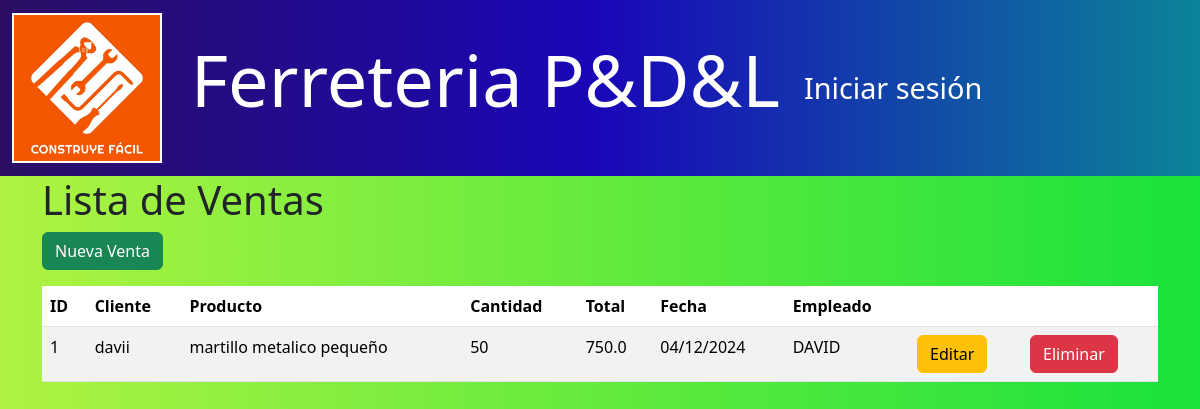
The page /ventas/ on the database as committed earlier.
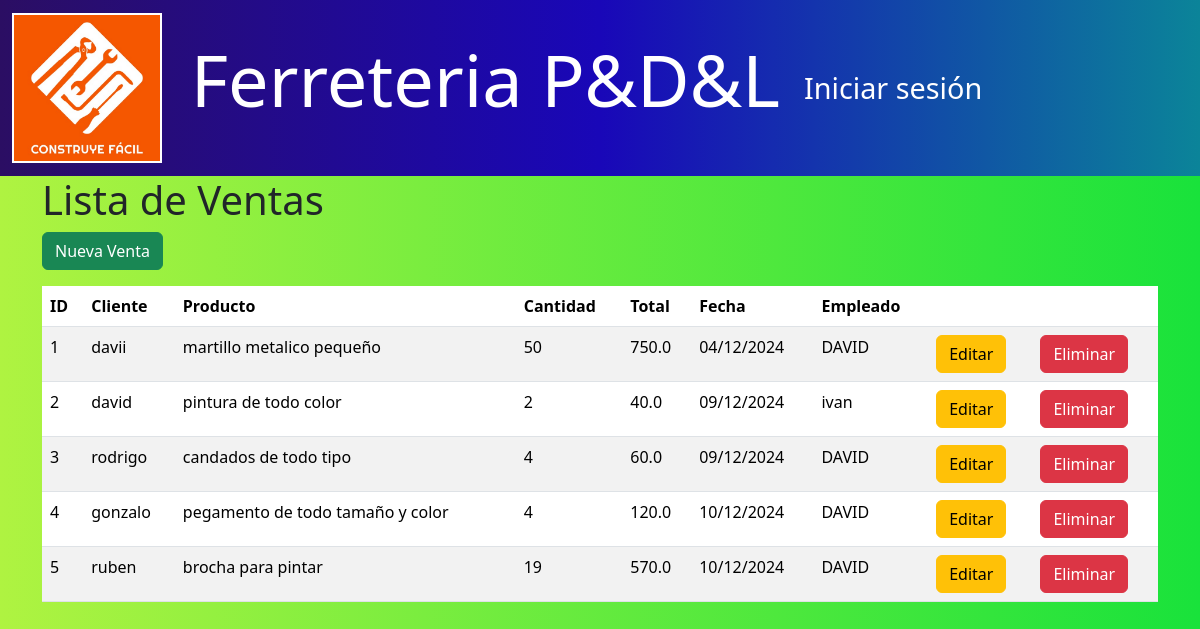
The same page on the database as committed later.
### models/venta_model.py (models this page shows, shortened)
class Venta(db.Model):
    __tablename__ = "ventas"
    id = db.Column(db.Integer, primary_key=True)
    cliente_id = db.Column(db.Integer, db.ForeignKey('clientes.id'), nullable=False)
    producto_id = db.Column(db.Integer, db.ForeignKey('productos.id'), nullable=False)
    cantidad = db.Column(db.Integer, nullable=False)
    total = db.Column(db.Float, nullable=False)  # Nuevo campo
    fecha = db.Column(db.DateTime, nullable=False)
    empleado_id = db.Column(db.Integer, db.ForeignKey('usuarios.id'), nullable=False)  # Nuevo campo
    cliente = db.relationship('Cliente', back_populates='ventas')
    producto = db.relationship('Producto', back_populates='ventas')
    empleado = db.relationship('Usuario', back_populates='ventas')  # Relación con usuarios
    facturas = db.relationship('Factura', back_populates='venta')  # Relación uno a uno con facturas
    @staticmethod
    def get_all():
        return Venta.query.all()

### models/cliente_model.py (models this page shows, shortened)
class Cliente(db.Model):
    __tablename__ = "clientes"
    id = db.Column(db.Integer,primary_key=True)
    nombre = db.Column(db.String(80),nullable=False)
    email = db.Column(db.String(100),nullable=False)
    telefono = db.Column(db.String(20),nullable=False)
    facturas = db.relationship('Factura', back_populates='cliente')
    ventas = db.relationship('Venta',back_populates='cliente')

### models/producto_model.py (models this page shows, shortened)
class Producto(db.Model):
    __tablename__ = "productos"
    id = db.Column(db.Integer, primary_key=True)
    nombre = db.Column(db.String(100), nullable=False)
    descripcion = db.Column(db.String(120), nullable=False)
    precio = db.Column(db.Float(11, 2), nullable=False)
    stock = db.Column(db.Integer, nullable=False)
    ventas = db.relationship('Venta', back_populates='producto')
    compras = db.relationship('Compra', back_populates='producto')
    facturas = db.relationship('Factura', back_populates='producto')

### models/usuario_model.py (models this page shows, shortened)
class Usuario(db.Model):
    __tablename__ = "usuarios"
    id = db.Column(db.Integer,primary_key=True)
    nombre = db.Column(db.String(80),nullable=False)
    username = db.Column(db.String(50),nullable=False)
    password = db.Column(db.String,nullable=False)
    rol = db.Column(db.String(20),nullable=False)
    ventas = relationship("Venta", back_populates="empleado")

### controllers/venta_controller.py (the view)
@venta_bp.route("/")
def index():
    ventas = Venta.get_all()
    return venta_view.list(ventas)

### run.py (called while the page is built)
@app.context_processor
def inject_active_path():
    def is_active(path):
        return 'active' if request.path == path else ''
    return(dict(is_active =  is_active))

### views/venta_view.py (called while the page is built)
def list(ventas):
    return render_template('ventas/index.html' , ventas=ventas)

### templates/ventas/index.html (shortened to what this page needs)
{% extends 'base.html' %}
{% block content %}
<h1>Lista de Ventas</h1>
<a href="{{ url_for('venta.create') }}" class="btn btn-success mb-3">Nueva Venta</a>
<table class="table table-striped">
    <thead>
        <tr>
            <th>ID</th>
            <th>Cliente</th>
            <th>Producto</th>
            <th>Cantidad</th>
            <th>Total</th>
            <th>Fecha</th>
            <th>Empleado</th>
            <th></th>
            <th></th>
        </tr>
    </thead>
    <tbody>
        {% for item in ventas %}
        <tr>
            <td>{{ item.id }}</td>
            <td>{{ item.cliente.nombre }}</td>
            <td>{{ item.producto.descripcion }}</td>
            <td>{{ item.cantidad }}</td>
            <td>{{ item.total }}</td>
            <td>{{ item.fecha.strftime('%d/%m/%Y') }}</td>
            <td>{{ item.empleado.username }}</td>
            <td>
                <a href="{{ url_for('venta.edit', id=item.id) }}" class="btn btn-warning">Editar</a>
            </td>
            <td>
                <a href="{{ url_for('venta.delete', id=item.id) }}" class="btn btn-danger">Eliminar</a>
            </td>
        </tr>
        {% endfor %}
    </tbody>
</table>
{% endblock %}

Rows that differ between the two databases and show on the page:
added Venta: id "2", cliente.nombre "david", producto.descripcion "pintura de todo color", cantidad "2", total "40.0", fecha "09/12/2024", empleado.username "ivan"
added Venta: id "3", cliente.nombre "rodrigo", producto.descripcion "candados de todo tipo", cantidad "4", total "60.0", fecha "09/12/2024", empleado.username "DAVID"
added Venta: id "4", cliente.nombre "gonzalo", producto.descripcion "pegamento de todo tamaño y color", cantidad "4", total "120.0", fecha "10/12/2024", empleado.username "DAVID"
added Venta: id "5", cliente.nombre "ruben", producto.descripcion "brocha para pintar", cantidad "19", total "570.0", fecha "10/12/2024", empleado.username "DAVID"
